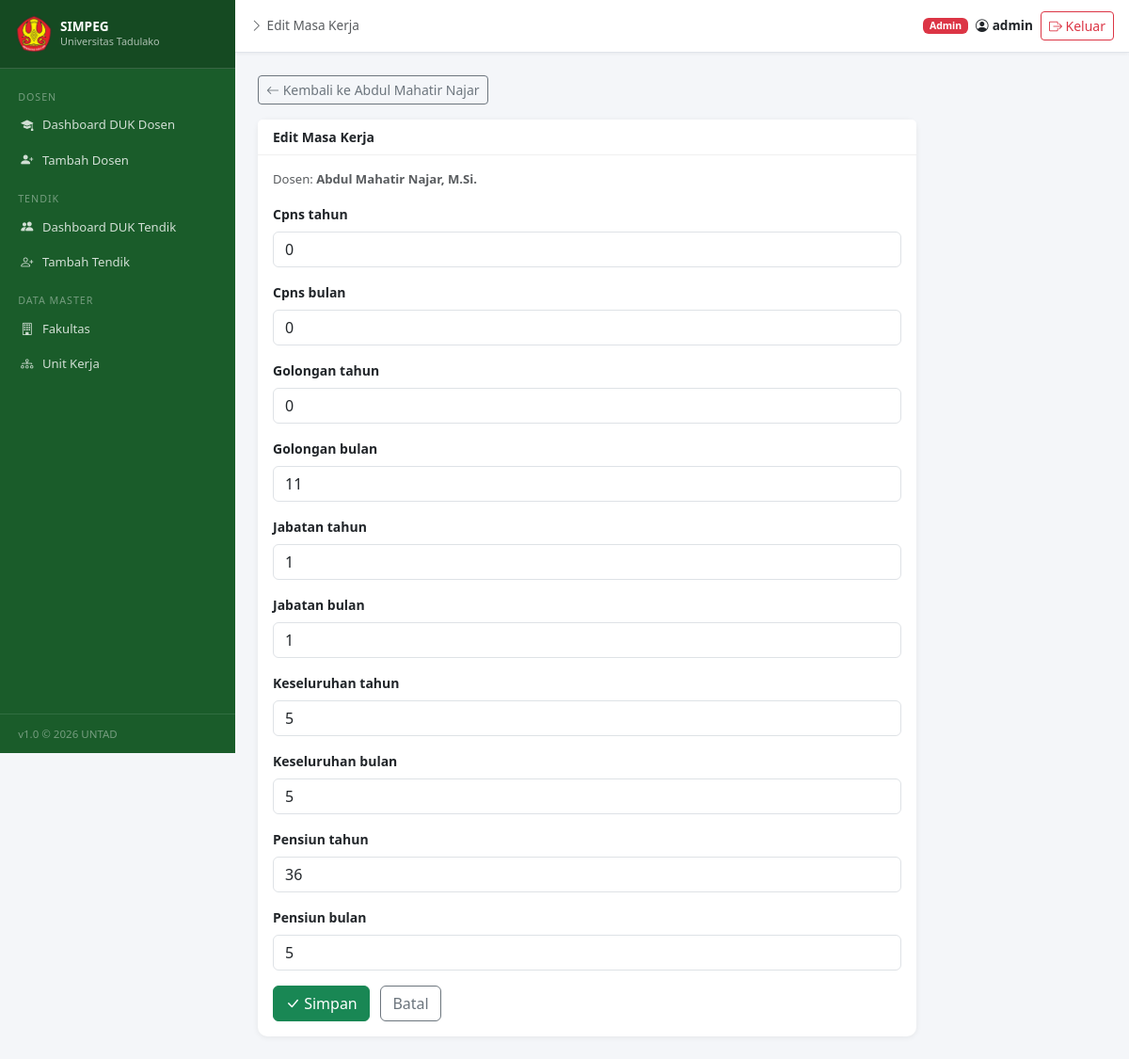
The page /dosen/1160/masa-kerja/ (signed in) on the database its author committed.
### dosen/models.py (models this page shows, shortened)
class Dosen(models.Model):
    JENIS_KELAMIN_CHOICES = [('L', 'Laki-laki'), ('P', 'Perempuan')]
    AGAMA_CHOICES = [
        ('Islam', 'Islam'), ('Kristen', 'Kristen'), ('Katolik', 'Katolik'),
        ('Hindu', 'Hindu'), ('Budha', 'Budha'), ('Konghucu', 'Konghucu'),
    ]
    STATUS_CHOICES = [('PNS', 'PNS'), ('CPNS', 'CPNS'), ('PPPK', 'PPPK'), ('Non-PNS', 'Non-PNS')]
    nidn = models.CharField(max_length=20, null=True, blank=True, verbose_name="NIDN")
    nuptk = models.CharField(max_length=30, null=True, blank=True, verbose_name="NUPTK")
    nip = models.CharField(max_length=30, unique=True, null=True, blank=True, verbose_name="NIP")
    no_ktp = models.CharField(max_length=20, null=True, blank=True, verbose_name="No. KTP")
    karpeg = models.CharField(max_length=20, null=True, blank=True, verbose_name="KARPEG")
    nira = models.CharField(max_length=50, null=True, blank=True, verbose_name="NIRA")
    no_reg_serdos = models.CharField(max_length=30, null=True, blank=True, verbose_name="No. Reg. Serdos")
    nama_lengkap = models.CharField(max_length=200, verbose_name="Nama Lengkap (dengan gelar)")
    nama_terang = models.CharField(max_length=200, verbose_name="Nama Terang (tanpa gelar)")
    gelar_depan = models.CharField(max_length=100, blank=True, verbose_name="Gelar Depan")
    gelar_belakang = models.CharField(max_length=100, blank=True, verbose_name="Gelar Belakang")
    jenis_kelamin = models.CharField(max_length=1, choices=JENIS_KELAMIN_CHOICES)
    agama = models.CharField(max_length=20, choices=AGAMA_CHOICES, blank=True)
    tempat_lahir = models.CharField(max_length=100, blank=True)
    tanggal_lahir = models.DateField(null=True, blank=True)
    fakultas = models.ForeignKey(Fakultas, on_delete=models.SET_NULL, null=True, related_name='dosen')
    jurusan_bagian = models.CharField(max_length=200, blank=True, verbose_name="Jurusan/Bagian")
    program_studi_nama = models.CharField(max_length=200, blank=True, verbose_name="Program Studi")
    jenjang_prodi = models.CharField(max_length=10, blank=True, verbose_name="Jenjang Prodi")
    status = models.CharField(max_length=20, choices=STATUS_CHOICES, default='PNS')
    tmt_cpns = models.DateField(null=True, blank=True, verbose_name="TMT CPNS")
    tmt_pns = models.DateField(null=True, blank=True, verbose_name="TMT PNS")
    ranting_ilmu = models.CharField(max_length=300, blank=True, verbose_name="Ranting Ilmu/Kepakaran")
    tingkat_ijazah_bkn = models.CharField(max_length=10, blank=True, verbose_name="Tingkat Ijazah BKN")
    tingkat_ijazah_borang = models.CharField(max_length=10, blank=True, verbose_name="Tingkat Ijazah Borang")
    usia_pensiun = models.IntegerField(null=True, blank=True, verbose_name="Usia Pensiun")
    tahun_pensiun = models.IntegerField(null=True, blank=True, verbose_name="Tahun Pensiun")
    created_at = models.DateTimeField(auto_now_add=True)
    updated_at = models.DateTimeField(auto_now=True)
    created_by = models.ForeignKey(User, on_delete=models.SET_NULL, null=True, related_name='dosen_created')
    class Meta:
        ordering = ['nama_lengkap']
        verbose_name_plural = "Dosen"

class MasaKerja(models.Model):
    dosen = models.OneToOneField(Dosen, on_delete=models.CASCADE, related_name='masa_kerja')
    cpns_tahun = models.IntegerField(null=True, blank=True)
    cpns_bulan = models.IntegerField(null=True, blank=True)
    golongan_tahun = models.IntegerField(null=True, blank=True)
    golongan_bulan = models.IntegerField(null=True, blank=True)
    jabatan_tahun = models.IntegerField(null=True, blank=True)
    jabatan_bulan = models.IntegerField(null=True, blank=True)
    keseluruhan_tahun = models.IntegerField(null=True, blank=True)
    keseluruhan_bulan = models.IntegerField(null=True, blank=True)
    pensiun_tahun = models.IntegerField(null=True, blank=True)
    pensiun_bulan = models.IntegerField(null=True, blank=True)
    tanggal_update = models.DateField(auto_now=True)

### dosen/views.py (the view)
# urls.py: path('dosen/<int:dosen_pk>/masa-kerja/', views.masa_kerja_edit, name='masa_kerja_edit'),
@login_required
@user_passes_test(is_admin)
def masa_kerja_edit(request, dosen_pk):
    dosen = get_object_or_404(Dosen, pk=dosen_pk)
    mk, _ = MasaKerja.objects.get_or_create(dosen=dosen)
    if request.method == 'POST':
        form = MasaKerjaForm(request.POST, instance=mk)
        if form.is_valid():
            form.save()
            messages.success(request, 'Masa kerja berhasil diperbarui.')
            return redirect('dosen_detail', pk=dosen_pk)
    else:
        form = MasaKerjaForm(instance=mk)
    return render(request, 'dosen/riwayat_form.html', {
        'form': form, 'dosen': dosen, 'title': 'Edit Masa Kerja'
    })

### dosen/forms.py
class MasaKerjaForm(forms.ModelForm):
    class Meta:
        model = MasaKerja
        exclude = ['dosen', 'tanggal_update']
        widgets = {f: forms.NumberInput(attrs={'class': 'form-control'}) for f in [
            'cpns_tahun', 'cpns_bulan', 'golongan_tahun', 'golongan_bulan',
            'jabatan_tahun', 'jabatan_bulan', 'keseluruhan_tahun', 'keseluruhan_bulan',
            'pensiun_tahun', 'pensiun_bulan'
        ]}

### dosen/views.py (called while the page is built)
def is_admin(user):
    return user.is_staff or user.is_superuser

### templates/dosen/riwayat_form.html (shortened to what this page needs)
{% extends 'dosen/base.html' %}
{% block page_title %}{{ title }}{% endblock %}
{% block content %}
<div class="mb-3">
  {% if dosen %}<a href="{% url 'dosen_detail' dosen.pk %}" class="btn btn-sm btn-outline-secondary"><i class="bi bi-arrow-left"></i> Kembali ke {{ dosen.nama_terang }}</a>{% endif %}
</div>
<div class="card" style="max-width:700px">
  <div class="card-header fw-semibold">{{ title }}</div>
  <div class="card-body">
    {% if dosen %}<p class="text-muted mb-3" style="font-size:0.82rem">Dosen: <strong>{{ dosen.nama_lengkap }}</strong></p>{% endif %}
    <form method="post">
      {% for field in form %}
      <div class="mb-3">
        <label class="form-label fw-semibold">{{ field.label }}</label>
        {{ field }}
      </div>
      {% endfor %}
      <button type="submit" class="btn btn-success"><i class="bi bi-check-lg"></i> Simpan</button>
      {% if dosen %}<a href="{% url 'dosen_detail' dosen.pk %}" class="btn btn-outline-secondary ms-2">Batal</a>{% endif %}
    </form>
  </div>
</div>
{% endblock %}

### templates/dosen/base.html (shortened to what this page needs)
{% load static %}
<!DOCTYPE html>
<html lang="id">
<head>
<link href="https://cdnjs.cloudflare.com/ajax/libs/bootstrap/5.3.2/css/bootstrap.min.css" rel="stylesheet">
<link href="https://cdnjs.cloudflare.com/ajax/libs/bootstrap-icons/1.11.3/font/bootstrap-icons.min.css" rel="stylesheet">
<link rel="stylesheet" href="https://cdn.datatables.net/1.13.8/css/dataTables.bootstrap5.min.css">
</head>
<body>
{% if user.is_authenticated %}
<div class="sidebar" id="sidebar">
  <div class="sidebar-brand d-flex align-items-center justify-content-between gap-2">
    <div class="d-flex align-items-center gap-2">
      <img src="{% static 'logo/untad.png' %}"
           alt="Logo UNTAD"
           width="40" height="40"
           style="border-radius:8px;flex-shrink:0;object-fit:contain">
      <div>
        <div style="font-weight:700;font-size:0.85rem;line-height:1.2">SIMPEG</div>
        <div style="font-size:0.68rem;opacity:0.65">Universitas Tadulako</div>
      </div>
    </div>
  </div>
  <nav class="sidebar-nav">
    <div class="nav-section">Dosen</div>
    <div class="nav-item">
      <a href="{% url 'dashboard' %}" class="{% if request.resolver_match.url_name == 'dashboard' %}active{% endif %}">
        <i class="bi bi-mortarboard-fill"></i> Dashboard DUK Dosen
      </a>
    </div>
    {% if user.is_staff or user.is_superuser %}
    <div class="nav-item">
      <a href="{% url 'dosen_create' %}" class="{% if request.resolver_match.url_name == 'dosen_create' %}active{% endif %}">
        <i class="bi bi-person-plus-fill"></i> Tambah Dosen
      </a>
    </div>
    {% endif %}
    <div class="nav-section">Tendik</div>
    <div class="nav-item">
      <a href="{% url 'dashboard_tendik' %}" class="{% if request.resolver_match.url_name == 'dashboard_tendik' %}active{% endif %}">
        <i class="bi bi-people-fill"></i> Dashboard DUK Tendik
      </a>
    </div>
    {% if user.is_staff or user.is_superuser %}
    <div class="nav-item">
      <a href="{% url 'tendik_create' %}" class="{% if request.resolver_match.url_name == 'tendik_create' %}active{% endif %}">
        <i class="bi bi-person-plus"></i> Tambah Tendik
      </a>
    </div>
    {% endif %}
    {% if user.is_staff or user.is_superuser %}
    <div class="nav-section">Data Master</div>
    <div class="nav-item">
      <a href="{% url 'fakultas_list' %}" class="{% if 'fakultas' in request.resolver_match.url_name %}active{% endif %}">
        <i class="bi bi-building"></i> Fakultas
      </a>
    </div>
    <div class="nav-item">
      <a href="{% url 'unit_kerja_list' %}" class="{% if 'unit_kerja' in request.resolver_match.url_name %}active{% endif %}">
        <i class="bi bi-diagram-3"></i> Unit Kerja
      </a>
    </div>
    {% endif %}
  </nav>
  <div class="sidebar-footer">v1.0 &copy; 2026 UNTAD</div>
</div>
<div class="main-wrapper">
  <div class="topbar">
    <div class="d-flex align-items-center gap-2">
      <span class="text-muted" style="font-size:0.85rem">
        <i class="bi bi-chevron-right me-1"></i>{% block page_title %}Dashboard{% endblock %}
      </span>
    </div>
    <div class="d-flex align-items-center gap-2">
      <span class="badge {% if user.is_staff %}bg-danger{% else %}bg-secondary{% endif %}">
        {% if user.is_staff %}Admin{% else %}Viewer{% endif %}
      </span>
      <span class="fw-semibold d-flex align-items-center gap-1" style="font-size:0.85rem">
        <i class="bi bi-person-circle"></i>
        <span class="topbar-username">{{ user.get_full_name|default:user.username }}</span>
      </span>
      <a href="{% url 'logout' %}" class="btn btn-outline-danger btn-sm">
        <i class="bi bi-box-arrow-right"></i>
        <span class="topbar-logout-text"> Keluar</span>
      </a>
    </div>
  </div>
  <div class="content-area">
    {% block content %}{% endblock %}
  </div>
</div>
{% endif %}
</body>
</html>

### templates/dosen/base.html (style rules this page uses)
:root { --sidebar-width: 250px; --untad-green: #1a5c2a; --untad-gold: #c8a227; --topbar-height: 56px; }
body { background: #f4f6f9; font-size: 0.875rem; }
.sidebar { width: var(--sidebar-width); height: 100vh; position: fixed; background: var(--untad-green); color: #fff; overflow-y: auto; top: 0; left: 0; z-index: 200; display: flex; flex-direction: column; transition: transform 0.25s ease; }
.sidebar-brand { padding: 1rem; border-bottom: 1px solid rgba(255,255,255,0.15); background: rgba(0,0,0,0.2); flex-shrink: 0; }
.sidebar-nav { padding: 0.5rem 0; flex: 1; }
.sidebar-nav .nav-item a { display: flex; align-items: center; gap: 0.6rem; padding: 0.55rem 1.2rem; color: rgba(255,255,255,0.8); text-decoration: none; font-size: 0.82rem; transition: all 0.2s; border-left: 3px solid transparent; }
.sidebar-nav .nav-section { padding: 0.85rem 1.2rem 0.25rem; font-size: 0.67rem; text-transform: uppercase; letter-spacing: 0.09em; color: rgba(255,255,255,0.4); }
.main-wrapper { margin-left: var(--sidebar-width); min-height: 100vh; display: flex; flex-direction: column; }
.topbar { background: #fff; border-bottom: 1px solid #e0e4ea; padding: 0 1rem; height: var(--topbar-height); display: flex; align-items: center; justify-content: space-between; position: sticky; top: 0; z-index: 50; box-shadow: 0 1px 4px rgba(0,0,0,0.06); gap: 0.5rem; }
.topbar-username { display: none; }
@media (min-width: 576px) { .topbar-username { display: inline; } }
.topbar-logout-text { display: none; }
@media (min-width: 400px) { .topbar-logout-text { display: inline; } }
.content-area { padding: 1rem; flex: 1; }
@media (min-width: 768px) { .content-area { padding: 1.5rem; } }
.card { border: none; box-shadow: 0 1px 6px rgba(0,0,0,0.07); border-radius: 10px; }
.card-header { background: #fff; border-bottom: 1px solid #f0f0f0; font-weight: 600; }
.sidebar-footer { padding:0.75rem 1.2rem;border-top:1px solid rgba(255,255,255,0.1);font-size:0.72rem;color:rgba(255,255,255,0.4);flex-shrink:0 }

### rows shown on the page
Dosen: nama_terang "Abdul Mahatir Najar", nama_lengkap "Abdul Mahatir Najar, M.Si."
MasaKerja: form "0" "0" "0" "11" "1" "1" "5" "5" "36" "5"

### other values the page prints
{{ title }} "Edit Masa Kerja"
{{ user.get_full_name|default:user.username }} "admin"
{{ field.label }} "Cpns tahun" "Cpns bulan" "Golongan tahun" "Golongan bulan" "Jabatan tahun" "Jabatan bulan" "Keseluruhan tahun" "Keseluruhan bulan" "Pensiun tahun" "Pensiun bulan"
